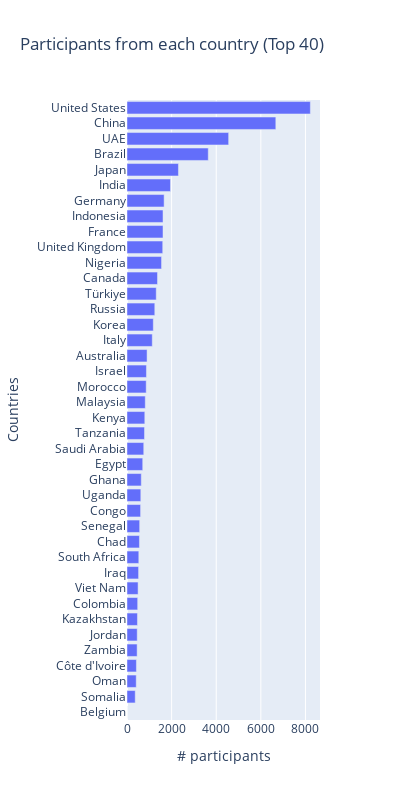

Source (notebook cell):
### Code cell
sorted_indices = sorted(range(len(plot_data['total_delegates_GDP'])), key=lambda i: plot_data['total_delegates_GDP'][i])
sorted_categories = [plot_data['country_name'][i] for i in sorted_indices]
sorted_values = [plot_data['total_delegates_GDP'][i] for i in sorted_indices]

fig = go.Figure(data=[go.Bar(
    y=sorted_categories,  # y-axis categories
    x=sorted_values,      # x-axis values
    orientation='h'  # horizontal orientation
)])

# Add title and labels
fig.update_layout(
    title='Participants from each country (Top 40)',
    yaxis=dict(title='Countries'),
    xaxis=dict(title='# participants'),
    width=400,
    height=800
)

# Show the chart
#fig.write_image("participants_country.png")
fig.show()
# file_path = os.path.join('output', 'participants_country_GDP.png')
# non_direct.to_excel(file_path, index=False)

pio.write_image(fig, 'participants_country_GDP.png')

### Figure 1 — Plotly figure (JSON) as saved in the notebook; plotly's stock layout.template omitted (floating-point values rounded to 4 significant figures)
{"data": [{"orientation": "h", "type": "bar", "x": [0, 369, 414, 422, 454, 458, 469, 479, 497, 519, 529, 558, 568, 609, 619, 640, 705, 751, 785, 798, 819, 861, 872, 900, 1133, 1179, 1246, 1311, 1368, 1549, 1602, 1614, 1615, 1664, 1949, 2306, 3643, 4557, 6672, 8220], "y": ["Belgium", "Somalia", "Oman", "Côte d'Ivoire", "Zambia", "Jordan", "Kazakhstan", "Colombia", "Viet Nam", "Iraq", "South Africa", "Chad", "Senegal", "Congo", "Uganda", "Ghana", "Egypt", "Saudi Arabia", "Tanzania", "Kenya", "Malaysia", "Morocco", "Israel", "Australia", "Italy", "Korea", "Russia", "Türkiye", "Canada", "Nigeria", "United Kingdom", "France", "Indonesia", "Germany", "India", "Japan", "Brazil", "UAE", "China", "United States"]}], "layout": {"height": 800, "title": {"text": "Participants from each country (Top 40)"}, "width": 400, "xaxis": {"title": {"text": "# participants"}}, "yaxis": {"title": {"text": "Countries"}}}}
